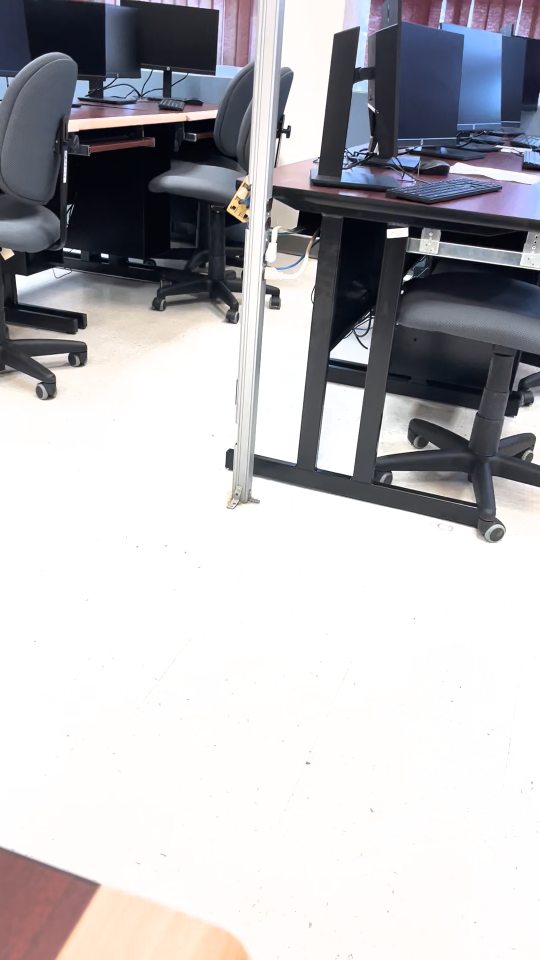
#> input picture frame 2 of python-opencv/Image_Video/IMG_9525.MOV, 1080 x 1920 px (shown at 1/2 size)
$ python rescale.py
#> lines starting #> are read from the running program, lines starting #| are printed output that depends on the picture
#> further down, frame is the input picture: shape (1920, 1080, 3); mean B, G, R 187, 183.2, 184.2
import cv2 as cv

# img = cv.imread('Image_Video/IMG_9497.JPG')
# cv.imshow(img)

def rescaleFrame(frame, scale=0.75):
    # work for image, video, live video
#> called with scale = 0.2
    width = int(frame.shape[1] * scale)
#> width = 216
    height = int(frame.shape[0] * scale)
#> height = 384
    dimensions = (width, height)
#> dimensions = (216, 384)

    return cv.resize(frame, dimensions, interpolation=cv.INTER_AREA)
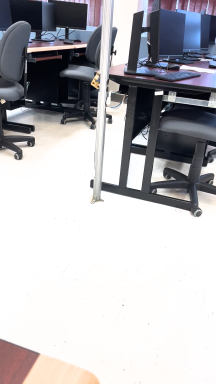
#> returned value: shape (384, 216, 3); mean of channels 0, 1, 2 187, 183.2, 184.2; drawn as B, G, R

def changeRes(width, height):
    # live video
    capture.set(3, width)
    capture.set(4, height)

# reading videos
capture = cv.VideoCapture('python-opencv/Image_Video/IMG_9525.MOV')

while True:
    isTrue, frame = capture.read()
    frame_resized = rescaleFrame(frame, scale=.2)
    cv.imshow('Video', frame)
    cv.imshow('video resized', frame_resized)

    if cv.waitKey(20) & 0xFF == ord('d'):
#> (key Esc is pressed here)
        break

capture.release()
cv.destroyAllWindows()

cv.waitKey(0)

$ run again, starting later in the video
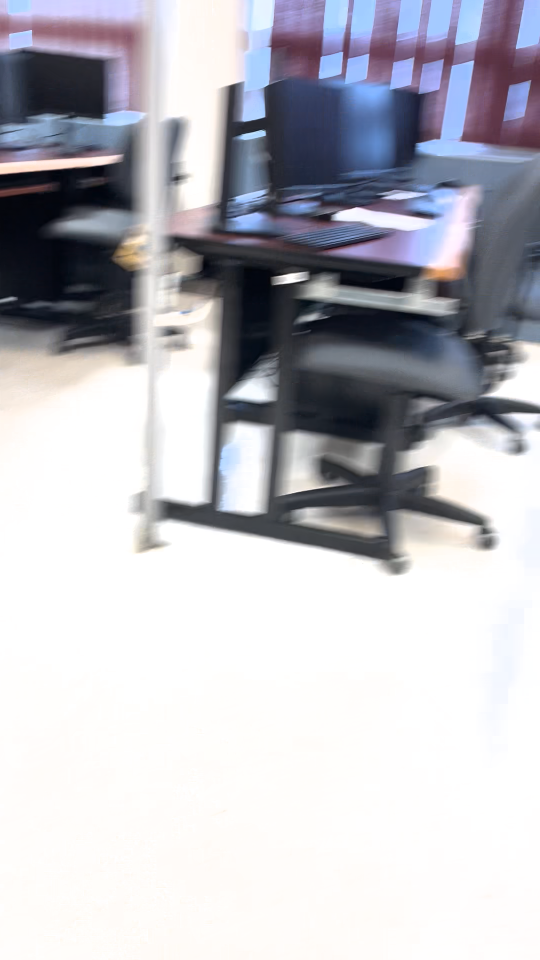
#> input picture frame 12 of python-opencv/Image_Video/IMG_9525.MOV, 1080 x 1920 px (shown at 1/2 size)
#> frame is the input picture: shape (1920, 1080, 3); mean B, G, R 194.5, 187.7, 187.9
#> in rescaleFrame, `return cv.resize(frame, dimensions, interpolation=cv.INTER_AREA)`:
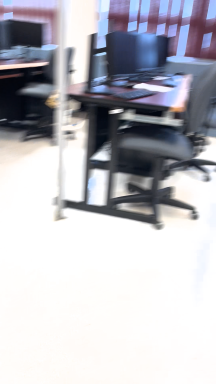
#> returned value: shape (384, 216, 3); mean of channels 0, 1, 2 194.5, 187.7, 187.9; drawn as B, G, R

$ run again, starting later in the video
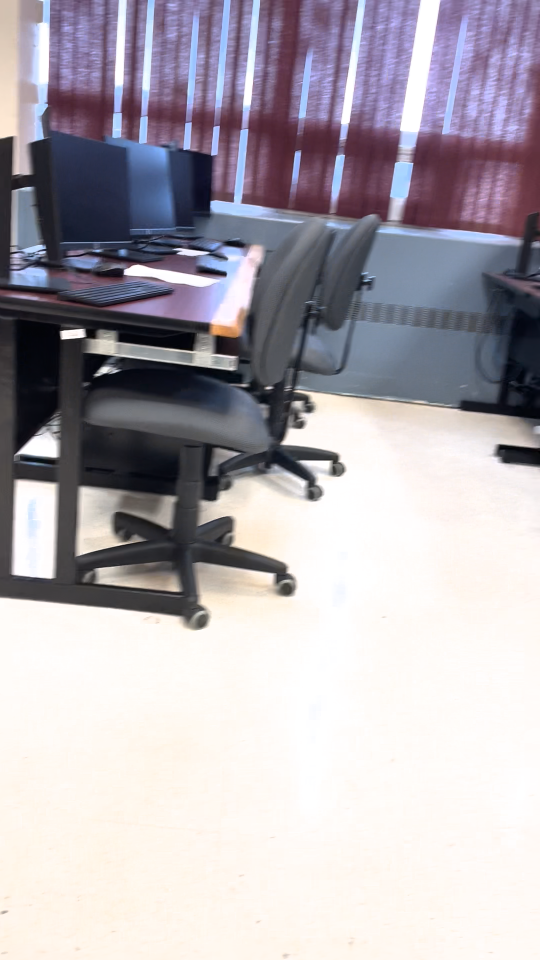
#> input picture frame 22 of python-opencv/Image_Video/IMG_9525.MOV, 1080 x 1920 px (shown at 1/2 size)
#> frame is the input picture: shape (1920, 1080, 3); mean B, G, R 178.2, 171.1, 176.6
#> in rescaleFrame, `return cv.resize(frame, dimensions, interpolation=cv.INTER_AREA)`:
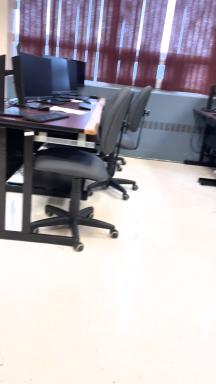
#> returned value: shape (384, 216, 3); mean of channels 0, 1, 2 178.2, 171.1, 176.6; drawn as B, G, R
